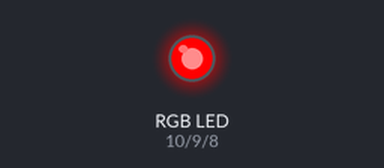
Recording of a sketch running on a simulated Arduino Uno, built with avr-gcc and run on an emulated ATmega328P. Shown: an RGB LED mixed from three pins (HIGH = lit).

Above: at 0.05 s.
Timing chart, 0 to 18.7 s (numbered marks = the images above):
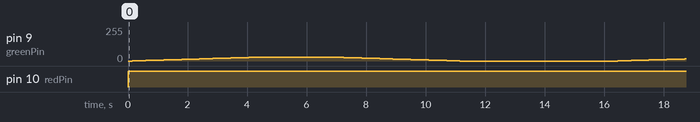

Measured:
- by itself, pin 10 (redPin): LOW → HIGH at 0.00 s

The sketch:

RGB_SystemPC.ino
```cpp
int redPin = 10;
int greenPin = 9;
int bluePin = 8;

int INTERVAL = 5000;
int SECONDS = 5;

//storing ints for previous color
int prevRed = 0;
int prevGreen = 0;
int prevBlue = 0;

void setup() {
  // put your setup code here, to run once:
  pinMode(redPin, OUTPUT);
  pinMode(greenPin, OUTPUT);
  pinMode(bluePin, OUTPUT);
}

void loop() {
  // put your main code here, to run repeatedly:
  /*
    red();
    orange();
    yellow();
    green();
    aqua();
    lightBlue();
    blue();
    purple();
    pink();
    white();
  */

  //colorFadeSystem();
  fade();
}

void red() {
  specificColor(255, 0, 0);
}
void orange() {
  specificColor(255, 15, 0);
}
void yellow() {
  specificColor(255, 123, 0);
}
void green() {
  specificColor(0, 255, 0);
}
void aqua() {
  specificColor(0, 255, 150);
}
void lightBlue() {
  specificColor(0, 255, 255);
}
void blue() {
  specificColor(0, 0, 255);
}
void purple() {
  specificColor(255, 0, 255);
}
void pink() {
  specificColor(255, 20, 150);
}
void white() {
  specificColor(200, 200, 200);
}
void specificColor(int red, int green, int blue) {
  analogWrite(redPin, red);
  analogWrite(greenPin, green);
  analogWrite(bluePin, blue);

  //delay(INTERVAL);
  prevRed = red;
  prevGreen = green;
  prevBlue = blue;
}
//End of Rainbow methods

/*
void colorFadeSystem() {
  //fadeToColor(0, 0, 0);//Black

  fadeToColor(255, 0, 0);

  fadeToColor(255, 0, 255);

  fadeToColor(255, 255, 255);

  //fadeToColor(0, 0, 0);
}
void fadeToColor(int newRed, int newGreen, int newBlue) {
  int diffRed, diffGreen, diffBlue;
    diffRed = 0; diffGreen = 0; diffBlue = 0;
  double stepRed, stepGreen, stepBlue;
    stepRed = 0.0; stepGreen = 0.0; stepBlue = 0.0;
  double countRed, countGreen, countBlue;
    countRed = 0.0; countGreen = 0.0; countBlue = 0.0;

  diffRed = newRed - prevRed;
  diffGreen = newGreen - prevGreen;
  diffBlue = newBlue - prevBlue;

  stepRed = diffRed / (SECONDS * 20);//Points per red step
  stepGreen = diffGreen / (SECONDS * 20);//Points per green step
  stepBlue = diffBlue / (SECONDS * 20);//Points per blue step

  boolean keepGoing = true;

  while(keepGoing) {
    countRed += stepRed;
    countGreen += stepGreen;
    countBlue += stepBlue;

    if(countRed > 255.0){
      countRed = 255.0;
    }
      if(countRed < -255.0){
        countRed = -255.0;
      }
    if(countGreen > 255.0){
      countGreen = 255.0;
    }
      if(countGreen < -255.0){
        countGreen = -255.0;
      }
    if(countBlue > 255.0){
      countBlue = 255.0;
    }
      if(countBlue < -255.0){
        countBlue = -255.0;
      }

    int inputRed = prevRed + (int)(countRed);
    int inputGreen = prevGreen + (int)(countGreen);
    int inputBlue = prevBlue + (int)(countBlue);

    analogWrite(redPin, abs(inputRed));
    analogWrite(greenPin, abs(inputGreen));
    analogWrite(bluePin, abs(inputBlue));

    int milliseconds = (SECONDS * 1000) / (20 * SECONDS);

    delay(milliseconds);

    if(abs((int)countRed) == newRed){
      keepGoing = false;
    }
    else if(abs((int)countGreen) == newGreen){
      keepGoing == false;
    }
    else if(abs((int)countBlue) == newBlue){
      keepGoing == false;
    }
 }
 prevRed = newRed;
 prevGreen = newGreen;
 prevBlue = newBlue;
}*/

void fade() {
  boolean quit = false;

  int colorValue;
  int counter = 0;//Shared; Needs to be reset each while loop
  int pointStep = 1;

  int UPPER_BOUND = 30;

  while(quit == false){
    colorValue = (pointStep * counter);

    specificColor(255, colorValue, 0);
      delay(150);
      counter++;

    if(colorValue >= UPPER_BOUND){
      quit = true;
      counter = 0;//counter reset
    }
  }//End of While
  quit = false;
  delay(2000);

  while(quit == false){
    colorValue = UPPER_BOUND - (pointStep * counter);

    specificColor(255, colorValue, 0);
      delay(150);
      counter++;

    if(colorValue <= 0){
      quit = true;//Exit loop
      //counter = 0;//counter reset
    }
  }//End of While
  delay(5000);
}
```
